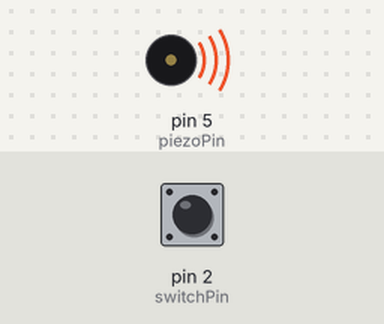
The sketch below on a simulated Arduino Uno, built with avr-gcc and run on an emulated ATmega328P. On the bench: buzzer (waves = sounding). The test bench sets the inputs (shaded band); at power-on: pin 2 (switchPin) LOW. What the sketch prints to the serial monitor is not drawn.

Above: at 0.1 s.
Timing chart, 0 to 1.6 s (numbered marks = the images above):
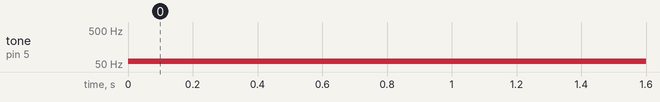

Measured:
- by itself, tone on pin 5 (piezoPin): silent → 60 Hz at 0.00 s

The sketch:

Project08_02.ino
```cpp
//a really weird tone generator
//using a tilt switch
//the faster you shake the tllt switch (to break and connect the circuit)
//the higher the tone produced from the piezo

// named constant for the switch pin
const int switchPin = 2;
const int piezoPin = 5;

unsigned long currentTime, interval = 3000, prevInterval = 3000;
unsigned long prevTime = 0; // store the last time an LED was updated
int switchState = 0; // the current switch state
int prevSwitchState = 0; // the previous switch state
float frequency;

void setup() {
  Serial.begin(9600);
  // set the tilt switch pin as input
  pinMode(switchPin, INPUT);

  // store the time since the Arduino started running in a variable
  currentTime = millis();
  prevTime = currentTime;
}

void loop() {
  currentTime = millis();
  // read the switch value
  prevSwitchState = switchState;
  switchState = digitalRead(switchPin);
  Serial.println(interval);
  if (prevSwitchState == LOW && switchState == HIGH) { //ball bearing in contact again after disconnecting the switch
    //    unsigned long interval = currentTime - prevTime;
    //interval = min(currentTime - prevTime, 3000); //get interval between two flicks (max. 3 seconds)
    //the longer the interval, the lower the frequency
    prevInterval = interval;
    interval += (interval - min(currentTime - prevTime, 3000)) * 0.1; //averaging
    prevTime = currentTime;
  } else if (prevSwitchState == HIGH && switchState == HIGH) {
    interval += 1;
    interval = min(3000, frequency); //choose the least value from 3000 or frequency
  }
  //Serial.println(interval);
  frequency = map(interval, 6, 3000, 1000, 60);
//  Serial.println(frequency);
  tone(piezoPin, frequency);

  //Serial.println(currentTime-prevTime);
}
```
